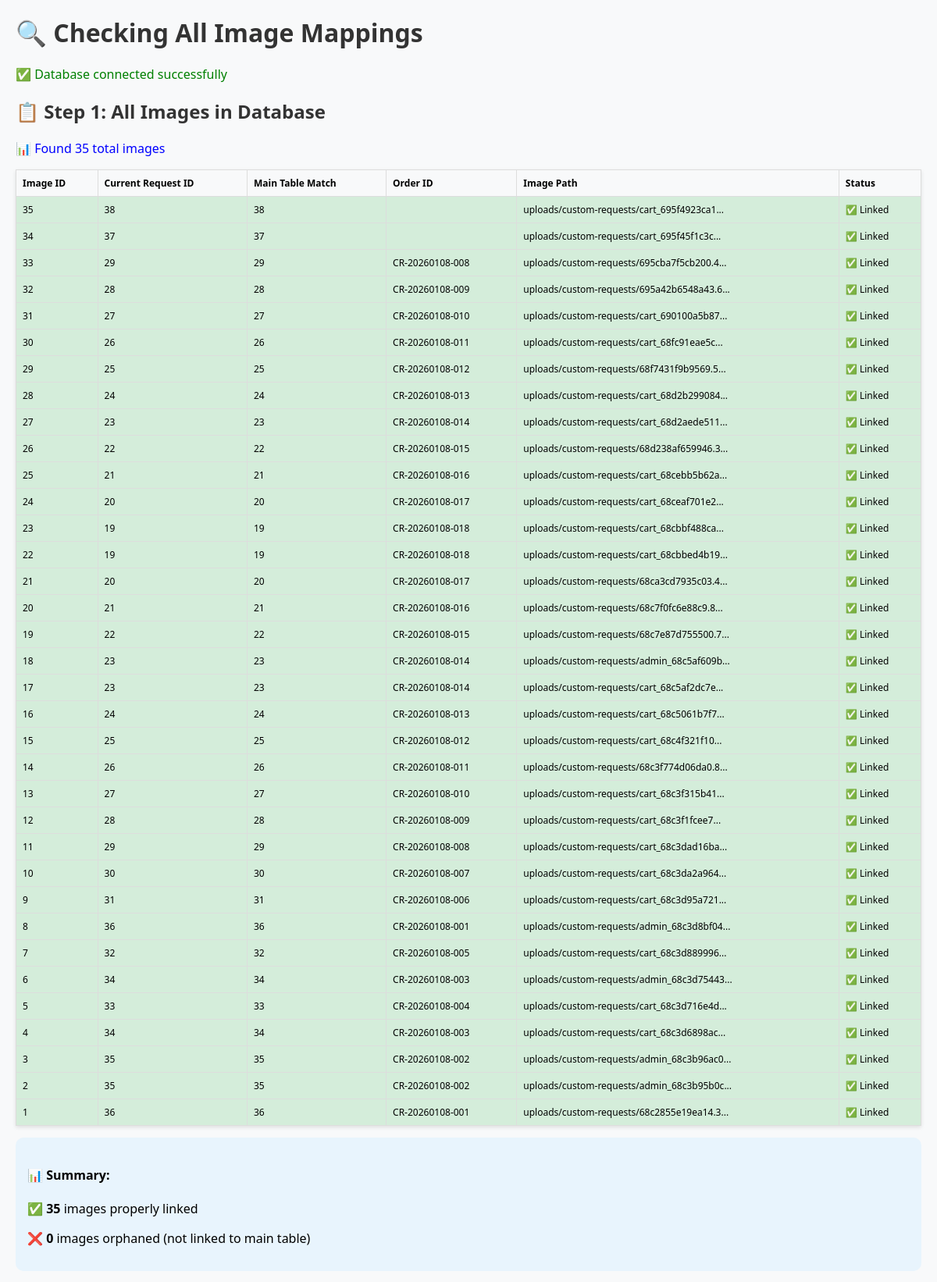
The page /backend/check-all-image-mappings.php (upper part) on the database its author committed.
### tables this page shows
CREATE TABLE `custom_request_images` (
  `id` int(11) NOT NULL,
  `request_id` int(11) NOT NULL,
  `image_path` varchar(500) NOT NULL,
  `uploaded_at` timestamp NOT NULL DEFAULT current_timestamp()
);

CREATE TABLE `custom_requests` (
  `id` int(10) UNSIGNED NOT NULL,
  `user_id` int(11) DEFAULT NULL,
  `order_id` varchar(100) NOT NULL DEFAULT '',
  `customer_id` int(10) UNSIGNED DEFAULT 0,
  `customer_name` varchar(255) NOT NULL DEFAULT '',
  `customer_email` varchar(255) NOT NULL DEFAULT '',
  `customer_phone` varchar(50) DEFAULT '',
  `title` varchar(255) NOT NULL DEFAULT '',
  `occasion` varchar(100) DEFAULT '',
  `description` text DEFAULT NULL,
  `requirements` text DEFAULT NULL,
  `budget_min` decimal(10,2) DEFAULT 500.00,
  `budget_max` decimal(10,2) DEFAULT 1000.00,
  `deadline` date DEFAULT NULL,
  `priority` enum('low','medium','high') DEFAULT 'medium',
  `status` enum('submitted','pending','in_progress','completed','cancelled') DEFAULT 'pending',
  `admin_notes` text DEFAULT NULL,
  `design_url` varchar(500) DEFAULT '',
  `source` enum('form','cart','admin') DEFAULT 'form',
  `artwork_id` int(11) DEFAULT NULL,
  `requested_quantity` int(11) NOT NULL DEFAULT 1,
  `created_at` timestamp NOT NULL DEFAULT current_timestamp(),
  `updated_at` timestamp NOT NULL DEFAULT current_timestamp() ON UPDATE current_timestamp()
);

### backend/check-all-image-mappings.php (the view, shortened to what this page needs)
<?php
echo "<h1>🔍 Checking All Image Mappings</h1>";
try {
    $database = new Database();
    $pdo = $database->getConnection();
    echo "<p style='color: green;'>✅ Database connected successfully</p>";
    echo "<h2>📋 Step 1: All Images in Database</h2>";
    $allImages = $pdo->query("
        SELECT
            cri.id as image_id,
            cri.request_id as current_request_id,
            cri.image_path,
            cri.uploaded_at,
            cr.id as main_table_id,
            cr.order_id,
            cr.title
        FROM custom_request_images cri
        LEFT JOIN custom_requests cr ON cri.request_id = cr.id
        ORDER BY cri.uploaded_at DESC
    ")->fetchAll(PDO::FETCH_ASSOC);
    echo "<p style='color: blue;'>📊 Found " . count($allImages) . " total images</p>";
    $orphanedImages = [];
    $linkedImages = [];
    echo "<table border='1' style='border-collapse: collapse; width: 100%; margin: 10px 0;'>";
    echo "<tr style='background: #f0f0f0;'><th>Image ID</th><th>Current Request ID</th><th>Main Table Match</th><th>Order ID</th><th>Image Path</th><th>Status</th></tr>";
    foreach ($allImages as $img) {
        $isOrphaned = is_null($img['main_table_id']);
        if ($isOrphaned) {
            $orphanedImages[] = $img;
            $rowStyle = "background: #f8d7da;";
            $status = "❌ Orphaned";
        } else {
            $linkedImages[] = $img;
            $rowStyle = "background: #d4edda;";
            $status = "✅ Linked";
        }
        echo "<tr style='$rowStyle'>";
        echo "<td>{$img['image_id']}</td>";
        echo "<td>{$img['current_request_id']}</td>";
        echo "<td>" . ($img['main_table_id'] ?? 'None') . "</td>";
        echo "<td>" . ($img['order_id'] ?? 'N/A') . "</td>";
        echo "<td>" . substr($img['image_path'], 0, 40) . "...</td>";
        echo "<td>$status</td>";
        echo "</tr>";
    }
    echo "</table>";
    echo "<div style='background: #e8f4fd; padding: 15px; border-radius: 10px; margin: 15px 0;'>";
    echo "<h4>📊 Summary:</h4>";
    echo "<p>✅ <strong>" . count($linkedImages) . "</strong> images properly linked</p>";
    echo "<p>❌ <strong>" . count($orphanedImages) . "</strong> images orphaned (not linked to main table)</p>";
    echo "</div>";
} catch (Exception $e) {
    echo "<div style='background: #f8d7da; padding: 20px; border-radius: 10px; margin: 20px 0; border-left: 5px solid #dc3545;'>";
    echo "<h3 style='color: #721c24; margin-top: 0;'>❌ Error Occurred</h3>";
    echo "<p style='color: #721c24;'><strong>Error:</strong> " . $e->getMessage() . "</p>";
    echo "</div>";
}
?>

### backend/check-all-image-mappings.php (style rules this page uses)
h1, h2, h3 { color: #333; }
table { margin: 15px 0; box-shadow: 0 2px 5px rgba(0,0,0,0.1); }
th, td { padding: 8px; text-align: left; border: 1px solid #ddd; font-size: 12px; }
th { background: #f8f9fa; font-weight: 600; }

### rows shown on the page
custom_request_images: id "35", request "38", custom_requests.id "38", image_path "uploads/custom-requests/cart_695f4923ca1", custom_requests.id "✅ Linked"
custom_request_images: id "34", request "37", custom_requests.id "37", image_path "uploads/custom-requests/cart_695f45f1c3c", custom_requests.id "✅ Linked"
custom_request_images: id "33", request "29", custom_requests.id "29", custom_requests.order_id "CR-20260108-008", image_path "uploads/custom-requests/695cba7f5cb200.4", custom_requests.id "✅ Linked"
custom_request_images: id "32", request "28", custom_requests.id "28", custom_requests.order_id "CR-20260108-009", image_path "uploads/custom-requests/695a42b6548a43.6", custom_requests.id "✅ Linked"
custom_request_images: id "31", request "27", custom_requests.id "27", custom_requests.order_id "CR-20260108-010", image_path "uploads/custom-requests/cart_690100a5b87", custom_requests.id "✅ Linked"
custom_request_images: id "30", request "26", custom_requests.id "26", custom_requests.order_id "CR-20260108-011", image_path "uploads/custom-requests/cart_68fc91eae5c", custom_requests.id "✅ Linked"
custom_request_images: id "29", request "25", custom_requests.id "25", custom_requests.order_id "CR-20260108-012", image_path "uploads/custom-requests/68f7431f9b9569.5", custom_requests.id "✅ Linked"
custom_request_images: id "28", request "24", custom_requests.id "24", custom_requests.order_id "CR-20260108-013", image_path "uploads/custom-requests/cart_68d2b299084", custom_requests.id "✅ Linked"
custom_request_images: id "27", request "23", custom_requests.id "23", custom_requests.order_id "CR-20260108-014", image_path "uploads/custom-requests/cart_68d2aede511", custom_requests.id "✅ Linked"
custom_request_images: id "26", request "22", custom_requests.id "22", custom_requests.order_id "CR-20260108-015", image_path "uploads/custom-requests/68d238af659946.3", custom_requests.id "✅ Linked"
custom_request_images: id "25", request "21", custom_requests.id "21", custom_requests.order_id "CR-20260108-016", image_path "uploads/custom-requests/cart_68cebb5b62a", custom_requests.id "✅ Linked"
custom_request_images: id "24", request "20", custom_requests.id "20", custom_requests.order_id "CR-20260108-017", image_path "uploads/custom-requests/cart_68ceaf701e2", custom_requests.id "✅ Linked"
custom_request_images: id "23", request "19", custom_requests.id "19", custom_requests.order_id "CR-20260108-018", image_path "uploads/custom-requests/cart_68cbbf488ca", custom_requests.id "✅ Linked"
custom_request_images: id "22", request "19", custom_requests.id "19", custom_requests.order_id "CR-20260108-018", image_path "uploads/custom-requests/cart_68cbbed4b19", custom_requests.id "✅ Linked"
custom_request_images: id "21", request "20", custom_requests.id "20", custom_requests.order_id "CR-20260108-017", image_path "uploads/custom-requests/68ca3cd7935c03.4", custom_requests.id "✅ Linked"
custom_request_images: id "20", request "21", custom_requests.id "21", custom_requests.order_id "CR-20260108-016", image_path "uploads/custom-requests/68c7f0fc6e88c9.8", custom_requests.id "✅ Linked"
custom_request_images: id "19", request "22", custom_requests.id "22", custom_requests.order_id "CR-20260108-015", image_path "uploads/custom-requests/68c7e87d755500.7", custom_requests.id "✅ Linked"
custom_request_images: id "18", request "23", custom_requests.id "23", custom_requests.order_id "CR-20260108-014", image_path "uploads/custom-requests/admin_68c5af609b", custom_requests.id "✅ Linked"
custom_request_images: id "17", request "23", custom_requests.id "23", custom_requests.order_id "CR-20260108-014", image_path "uploads/custom-requests/cart_68c5af2dc7e", custom_requests.id "✅ Linked"
custom_request_images: id "16", request "24", custom_requests.id "24", custom_requests.order_id "CR-20260108-013", image_path "uploads/custom-requests/cart_68c5061b7f7", custom_requests.id "✅ Linked"
custom_request_images: id "15", request "25", custom_requests.id "25", custom_requests.order_id "CR-20260108-012", image_path "uploads/custom-requests/cart_68c4f321f10", custom_requests.id "✅ Linked"
custom_request_images: id "14", request "26", custom_requests.id "26", custom_requests.order_id "CR-20260108-011", image_path "uploads/custom-requests/68c3f774d06da0.8", custom_requests.id "✅ Linked"
custom_request_images: id "13", request "27", custom_requests.id "27", custom_requests.order_id "CR-20260108-010", image_path "uploads/custom-requests/cart_68c3f315b41", custom_requests.id "✅ Linked"
custom_request_images: id "12", request "28", custom_requests.id "28", custom_requests.order_id "CR-20260108-009", image_path "uploads/custom-requests/cart_68c3f1fcee7", custom_requests.id "✅ Linked"
custom_request_images: id "11", request "29", custom_requests.id "29", custom_requests.order_id "CR-20260108-008", image_path "uploads/custom-requests/cart_68c3dad16ba", custom_requests.id "✅ Linked"
custom_request_images: id "10", request "30", custom_requests.id "30", custom_requests.order_id "CR-20260108-007", image_path "uploads/custom-requests/cart_68c3da2a964", custom_requests.id "✅ Linked"
custom_request_images: id "9", request "31", custom_requests.id "31", custom_requests.order_id "CR-20260108-006", image_path "uploads/custom-requests/cart_68c3d95a721", custom_requests.id "✅ Linked"
custom_request_images: id "8", request "36", custom_requests.id "36", custom_requests.order_id "CR-20260108-001", image_path "uploads/custom-requests/admin_68c3d8bf04", custom_requests.id "✅ Linked"
custom_request_images: id "7", request "32", custom_requests.id "32", custom_requests.order_id "CR-20260108-005", image_path "uploads/custom-requests/cart_68c3d889996", custom_requests.id "✅ Linked"
custom_request_images: id "6", request "34", custom_requests.id "34", custom_requests.order_id "CR-20260108-003", image_path "uploads/custom-requests/admin_68c3d75443", custom_requests.id "✅ Linked"
custom_request_images: id "5", request "33", custom_requests.id "33", custom_requests.order_id "CR-20260108-004", image_path "uploads/custom-requests/cart_68c3d716e4d", custom_requests.id "✅ Linked"
custom_request_images: id "4", request "34", custom_requests.id "34", custom_requests.order_id "CR-20260108-003", image_path "uploads/custom-requests/cart_68c3d6898ac", custom_requests.id "✅ Linked"
custom_request_images: id "3", request "35", custom_requests.id "35", custom_requests.order_id "CR-20260108-002", image_path "uploads/custom-requests/admin_68c3b96ac0", custom_requests.id "✅ Linked"
custom_request_images: id "2", request "35", custom_requests.id "35", custom_requests.order_id "CR-20260108-002", image_path "uploads/custom-requests/admin_68c3b95b0c", custom_requests.id "✅ Linked"
custom_request_images: id "1", request "36", custom_requests.id "36", custom_requests.order_id "CR-20260108-001", image_path "uploads/custom-requests/68c2855e19ea14.3", custom_requests.id "✅ Linked"

### other values the page prints
count($allImages) "35"
count($linkedImages) "35"
count($orphanedImages) "0"
